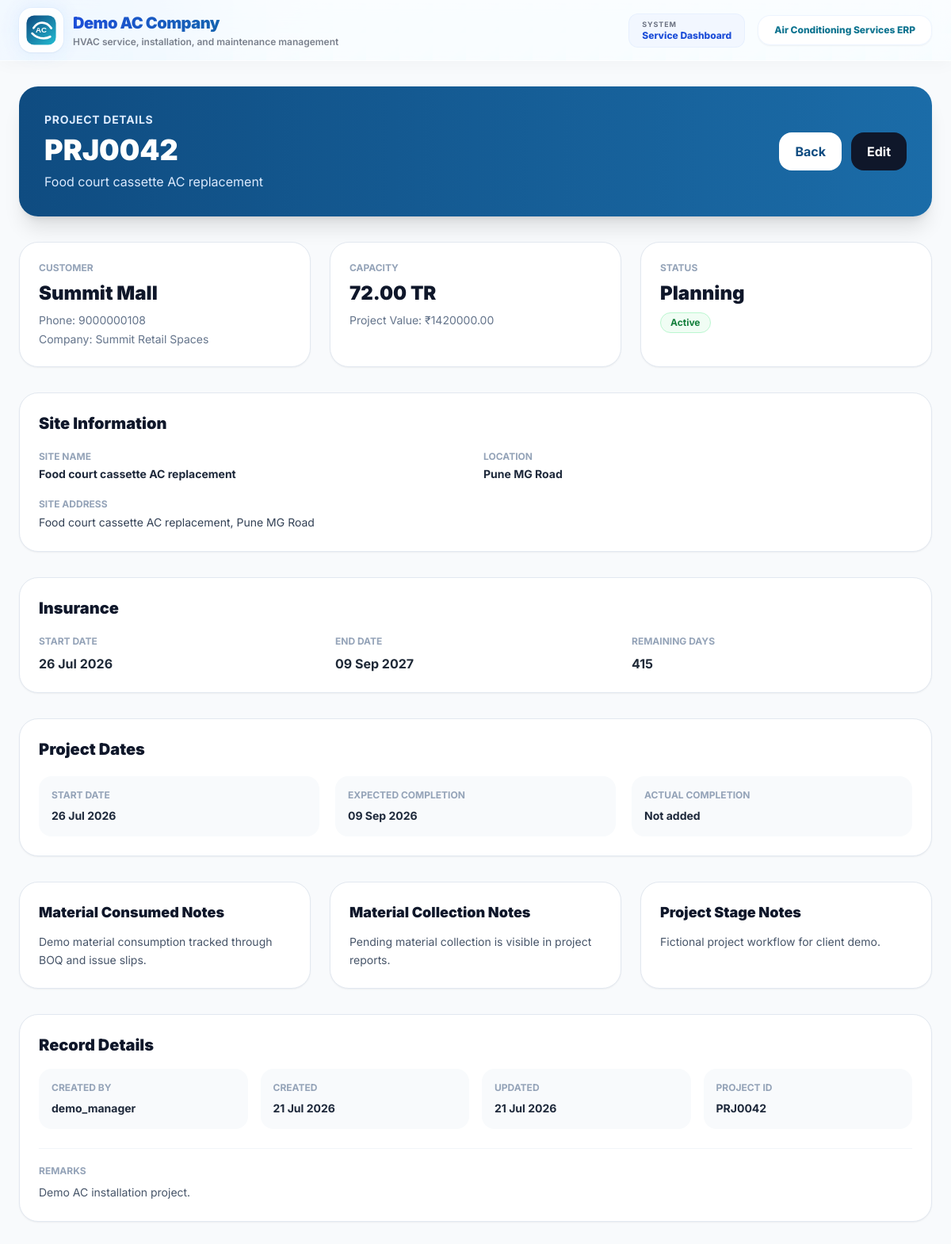
Screenshot of /projects/detail/42/ (signed in) with the database file from the repository.
### projects/models.py (models this page shows, shortened)
class CustomerProject(models.Model):
    PROJECT_STATUS_CHOICES = (
        ("PLANNING", "Planning"),
        ("ONGOING", "Ongoing"),
        ("MATERIAL_REQUIRED", "Material Required"),
        ("MATERIAL_ISSUED", "Material Issued"),
        ("INSTALLATION", "Installation"),
        ("TESTING", "Testing"),
        ("HOLD", "Hold"),
        ("COMMISSIONED", "Commissioned"),
        ("CANCELLED", "Cancelled"),
    )
    CAPACITY_UNIT_CHOICES = (
        ("TR", "TR"),
        ("HP", "HP"),
    )
    project_id = models.CharField(
        max_length=20,
        unique=True,
        blank=True
    )
    customer = models.ForeignKey(
        Customer,
        on_delete=models.SET_NULL,
        related_name="projects",
        blank=True,
        null=True
    )
    site_name = models.CharField(
        max_length=200,
        default="New Project Site"
    )
    location = models.CharField(
        max_length=250,
        blank=True,
        null=True,
        default=""
    )
    site_address = models.TextField(
        blank=True,
        null=True
    )
    capacity_value = models.DecimalField(
        max_digits=10,
        decimal_places=2,
        default=0
    )
    capacity_unit = models.CharField(
        max_length=10,
        choices=CAPACITY_UNIT_CHOICES,
        default="TR"
    )
    project_value = models.DecimalField(
        max_digits=15,
        decimal_places=2,
        default=0
    )
    start_date = models.DateField(
        blank=True,
        null=True
    )
    expected_completion_date = models.DateField(
        blank=True,
        null=True
    )
    actual_completion_date = models.DateField(
        blank=True,
        null=True
    )
    project_status = models.CharField(
        max_length=30,
        choices=PROJECT_STATUS_CHOICES,
        default="PLANNING"
    )
    material_consumed_notes = models.TextField(
        blank=True,
        null=True
    )
    material_collection_notes = models.TextField(
        blank=True,
        null=True
    )
    project_stage_notes = models.TextField(
        blank=True,
        null=True
    )
    remarks = models.TextField(
        blank=True,
        null=True
    )
    insurance_start_date = models.DateField(
        blank=True,
        null=True
    )
    insurance_end_date = models.DateField(
        blank=True,
        null=True
    )
    is_active = models.BooleanField(
        default=True
    )
    created_by = models.ForeignKey(
        User,
        on_delete=models.SET_NULL,
        blank=True,
        null=True,
        related_name="created_projects"
    )
    created_at = models.DateTimeField(
        auto_now_add=True
    )
    updated_at = models.DateTimeField(
        auto_now=True
    )
    class Meta:
        ordering = ["-id"]
        verbose_name = "Customer Project"
        verbose_name_plural = "Customer Projects"
    def get_customer_name(self):
        if self.customer:
            return self.customer.customer_name
        return "No Customer"
    def get_customer_phone(self):
        if self.customer:
            return self.customer.phone_number
        return "-"
    def insurance_days_remaining(self):
        from django.utils import timezone
        if self.insurance_end_date:
            today = timezone.localdate()
            delta = (self.insurance_end_date - today).days
            return delta
        return None

### customers/models.py (models this page shows, shortened)
class Customer(models.Model):
    CUSTOMER_CATEGORY_CHOICES = (
        ("GENERAL", "General Customer"),
        ("WARRANTY", "Warranty Customer"),
        ("AMC", "AMC Customer"),
    )
    customer_id = models.CharField(max_length=20, unique=True, blank=True)
    customer_category = models.CharField(
        max_length=20,
        choices=CUSTOMER_CATEGORY_CHOICES,
        default="GENERAL"
    )
    customer_name = models.CharField(max_length=200)
    company_name = models.CharField(max_length=200, blank=True, null=True)
    phone_number = models.CharField(max_length=15)
    whatsapp_number = models.CharField(max_length=15, blank=True, null=True)
    email = models.EmailField(blank=True, null=True)
    gst_number = models.CharField(max_length=30, blank=True, null=True)
    address = models.TextField(blank=True, null=True)
    landmark = models.CharField(max_length=200, blank=True, null=True)
    city = models.CharField(max_length=100, blank=True, null=True)
    state = models.CharField(max_length=100, blank=True, null=True)
    pincode = models.CharField(max_length=10, blank=True, null=True)
    remarks = models.TextField(blank=True, null=True)
    warranty_start_date = models.DateField(blank=True, null=True)
    warranty_end_date = models.DateField(blank=True, null=True)
    amc_start_date = models.DateField(blank=True, null=True)
    amc_end_date = models.DateField(blank=True, null=True)
    is_active = models.BooleanField(default=True)
    created_by = models.ForeignKey(
        User,
        on_delete=models.SET_NULL,
        blank=True,
        null=True,
        related_name="created_customers"
    )
    created_at = models.DateTimeField(auto_now_add=True)
    updated_at = models.DateTimeField(auto_now=True)
    class Meta:
        ordering = ["-id"]

### projects/views.py (the view)
@login_required
def project_detail(request, id):
    profile = get_profile(request)
    project = get_object_or_404(
        CustomerProject.objects.select_related("customer", "created_by"),
        id=id
    )
    return render(request, "project_detail.html", {
        "profile": profile,
        "project": project,
    })

### templates/project_detail.html (shortened to what this page needs)
{% extends 'base.html' %}
{% block content %}
<div class="min-h-screen bg-slate-50 px-4 py-8">
    <div class="max-w-6xl mx-auto">
        <div class="bg-gradient-to-r from-[#0F4C81] to-[#1B6CA8] rounded-3xl p-8 shadow-xl mb-8">
            <div class="flex flex-col md:flex-row md:items-center md:justify-between gap-4">
                <div>
                    <p class="text-blue-100 text-sm font-bold uppercase tracking-wider">
                        Project Details
                    </p>
                    <h1 class="text-4xl font-black text-white mt-2">
                        {{ project.project_id }}
                    </h1>
                    <p class="text-blue-100 mt-2">
                        {{ project.site_name|default:"New Project Site" }}
                    </p>
                </div>
                <div class="flex gap-3">
                    <a href="{% url 'project_list' %}"
                       class="bg-white text-[#0F4C81] px-5 py-3 rounded-2xl font-bold">
                        Back
                    </a>
                    <a href="{% url 'edit_project' project.id %}"
                       class="bg-slate-900 text-white px-5 py-3 rounded-2xl font-bold">
                        Edit
                    </a>
                </div>
            </div>
        </div>
        <div class="grid grid-cols-1 lg:grid-cols-3 gap-6 mb-8">
            <div class="bg-white rounded-3xl border border-slate-200 p-6 shadow-sm">
                <p class="text-xs font-bold text-slate-400 uppercase">
                    Customer
                </p>
                <h2 class="mt-2 text-2xl font-black text-slate-900">
                    {{ project.get_customer_name }}
                </h2>
                <p class="mt-2 text-sm text-slate-500">
                    Phone: {{ project.get_customer_phone }}
                </p>
                {% if project.customer %}
                <p class="mt-1 text-sm text-slate-500">
                    Company: {{ project.customer.company_name|default:"N/A" }}
                </p>
                {% endif %}
            </div>
            <div class="bg-white rounded-3xl border border-slate-200 p-6 shadow-sm">
                <p class="text-xs font-bold text-slate-400 uppercase">
                    Capacity
                </p>
                <h2 class="mt-2 text-2xl font-black text-slate-900">
                    {{ project.capacity_value }} {{ project.capacity_unit }}
                </h2>
                <p class="mt-2 text-sm text-slate-500">
                    Project Value: ₹{{ project.project_value }}
                </p>
            </div>
            <div class="bg-white rounded-3xl border border-slate-200 p-6 shadow-sm">
                <p class="text-xs font-bold text-slate-400 uppercase">
                    Status
                </p>
                <h2 class="mt-2 text-2xl font-black text-slate-900">
                    {{ project.get_project_status_display }}
                </h2>
                {% if project.is_active %}
                <p class="mt-2 inline-flex px-3 py-1 rounded-full bg-green-50 text-green-700 text-xs font-bold border border-green-200">
                    Active
                </p>
                {% else %}
                <p class="mt-2 inline-flex px-3 py-1 rounded-full bg-rose-50 text-rose-700 text-xs font-bold border border-rose-200">
                    Inactive
                </p>
                {% endif %}
            </div>
        </div>
        <div class="bg-white rounded-3xl border border-slate-200 p-6 shadow-sm mb-8">
            <h2 class="text-xl font-black text-slate-900 mb-5">
                Site Information
            </h2>
            <div class="grid grid-cols-1 md:grid-cols-2 gap-5">
                <div>
                    <p class="text-xs font-bold text-slate-400 uppercase mb-1">
                        Site Name
                    </p>
                    <p class="text-sm font-bold text-slate-800">
                        {{ project.site_name|default:"New Project Site" }}
                    </p>
                </div>
                <div>
                    <p class="text-xs font-bold text-slate-400 uppercase mb-1">
                        Location
                    </p>
                    <p class="text-sm font-bold text-slate-800">
                        {{ project.location|default:"-" }}
                    </p>
                </div>
                <div class="md:col-span-2">
                    <p class="text-xs font-bold text-slate-400 uppercase mb-1">
                        Site Address
                    </p>
                    <p class="text-sm text-slate-700 leading-relaxed">
                        {{ project.site_address|default:"No address added" }}
                    </p>
                </div>
            </div>
        </div>
        <div class="bg-white rounded-3xl border border-slate-200 p-6 shadow-sm mb-8">
            <h2 class="text-xl font-black text-slate-900 mb-5">Insurance</h2>
            <div class="grid grid-cols-1 md:grid-cols-3 gap-5">
                <div><p class="text-xs font-bold text-slate-400 uppercase">Start Date</p><p class="mt-2 font-bold">{{ project.insurance_start_date|date:"d M Y"|default:"-" }}</p></div>
                <div><p class="text-xs font-bold text-slate-400 uppercase">End Date</p><p class="mt-2 font-bold">{{ project.insurance_end_date|date:"d M Y"|default:"-" }}</p></div>
                <div><p class="text-xs font-bold text-slate-400 uppercase">Remaining Days</p><p class="mt-2 font-bold">{{ project.insurance_days_remaining|default:"-" }}</p></div>
            </div>
        </div>
        <div class="bg-white rounded-3xl border border-slate-200 p-6 shadow-sm mb-8">
            <h2 class="text-xl font-black text-slate-900 mb-5">
                Project Dates
            </h2>
            <div class="grid grid-cols-1 md:grid-cols-3 gap-5">
                <div class="bg-slate-50 rounded-2xl p-4">
                    <p class="text-xs font-bold text-slate-400 uppercase">
                        Start Date
                    </p>
                    <p class="mt-2 text-sm font-bold text-slate-800">
                        {{ project.start_date|date:"d M Y"|default:"Not added" }}
                    </p>
                </div>
                <div class="bg-slate-50 rounded-2xl p-4">
                    <p class="text-xs font-bold text-slate-400 uppercase">
                        Expected Completion
                    </p>
                    <p class="mt-2 text-sm font-bold text-slate-800">
                        {{ project.expected_completion_date|date:"d M Y"|default:"Not added" }}
                    </p>
                </div>
                <div class="bg-slate-50 rounded-2xl p-4">
                    <p class="text-xs font-bold text-slate-400 uppercase">
                        Actual Completion
                    </p>
                    <p class="mt-2 text-sm font-bold text-slate-800">
                        {{ project.actual_completion_date|date:"d M Y"|default:"Not added" }}
                    </p>
                </div>
            </div>
        </div>
        <div class="grid grid-cols-1 lg:grid-cols-3 gap-6 mb-8">
            <div class="bg-white rounded-3xl border border-slate-200 p-6 shadow-sm">
                <h3 class="text-lg font-black text-slate-900 mb-3">
                    Material Consumed Notes
                </h3>
                <p class="text-sm text-slate-600 leading-relaxed">
                    {{ project.material_consumed_notes|default:"No notes added" }}
                </p>
            </div>
            <div class="bg-white rounded-3xl border border-slate-200 p-6 shadow-sm">
                <h3 class="text-lg font-black text-slate-900 mb-3">
                    Material Collection Notes
                </h3>
                <p class="text-sm text-slate-600 leading-relaxed">
                    {{ project.material_collection_notes|default:"No notes added" }}
                </p>
            </div>
            <div class="bg-white rounded-3xl border border-slate-200 p-6 shadow-sm">
                <h3 class="text-lg font-black text-slate-900 mb-3">
                    Project Stage Notes
                </h3>
                <p class="text-sm text-slate-600 leading-relaxed">
                    {{ project.project_stage_notes|default:"No notes added" }}
                </p>
            </div>
        </div>
        <div class="bg-white rounded-3xl border border-slate-200 p-6 shadow-sm">
            <h2 class="text-xl font-black text-slate-900 mb-4">
                Record Details
            </h2>
            <div class="grid grid-cols-1 md:grid-cols-4 gap-4">
                <div class="bg-slate-50 rounded-2xl p-4">
                    <p class="text-xs font-bold text-slate-400 uppercase">
                        Created By
                    </p>
                    <p class="mt-2 text-sm font-bold text-slate-800">
                        {{ project.created_by.username|default:"System" }}
                    </p>
                </div>
                <div class="bg-slate-50 rounded-2xl p-4">
                    <p class="text-xs font-bold text-slate-400 uppercase">
                        Created
                    </p>
                    <p class="mt-2 text-sm font-bold text-slate-800">
                        {{ project.created_at|date:"d M Y" }}
                    </p>
                </div>
                <div class="bg-slate-50 rounded-2xl p-4">
                    <p class="text-xs font-bold text-slate-400 uppercase">
                        Updated
                    </p>
                    <p class="mt-2 text-sm font-bold text-slate-800">
                        {{ project.updated_at|date:"d M Y" }}
                    </p>
                </div>
                <div class="bg-slate-50 rounded-2xl p-4">
                    <p class="text-xs font-bold text-slate-400 uppercase">
                        Project ID
                    </p>
                    <p class="mt-2 text-sm font-bold text-slate-800">
                        {{ project.project_id }}
                    </p>
                </div>
            </div>
            {% if project.remarks %}
            <div class="mt-6 pt-5 border-t border-slate-100">
                <p class="text-xs font-bold text-slate-400 uppercase mb-2">
                    Remarks
                </p>
                <p class="text-sm text-slate-600 leading-relaxed">
                    {{ project.remarks }}
                </p>
            </div>
            {% endif %}
        </div>
    </div>
</div>
{% endblock %}

### rows the page displays
CustomerProject: project_id "PRJ0042", site_name "Food court cassette AC replacement", get_customer_name "Summit Mall", get_customer_phone "9000000108", customer.company_name "Summit Retail Spaces", capacity_value "72.00", capacity_unit "TR", project_value "1420000.00", project_status "Planning", location "Pune MG Road", site_address "Food court cassette AC replacement, Pune MG Road", insurance_start_date "26 Jul 2026", insurance_end_date "09 Sep 2027", insurance_days_remaining "415", start_date "26 Jul 2026", expected_completion_date "09 Sep 2026", actual_completion_date "Not added", material_consumed_notes "Demo material consumption tracked through BOQ and issue slips.", material_collection_notes "Pending material collection is visible in project reports.", project_stage_notes "Fictional project workflow for client demo.", created_by.username "demo_manager", created_at "21 Jul 2026", updated_at "21 Jul 2026", remarks "Demo AC installation project."

### other values shown
{{ BRAND.TAGLINE }} "HVAC service, installation, and maintenance management"
{{ BRAND.APP_NAME }} "Air Conditioning Services ERP"
